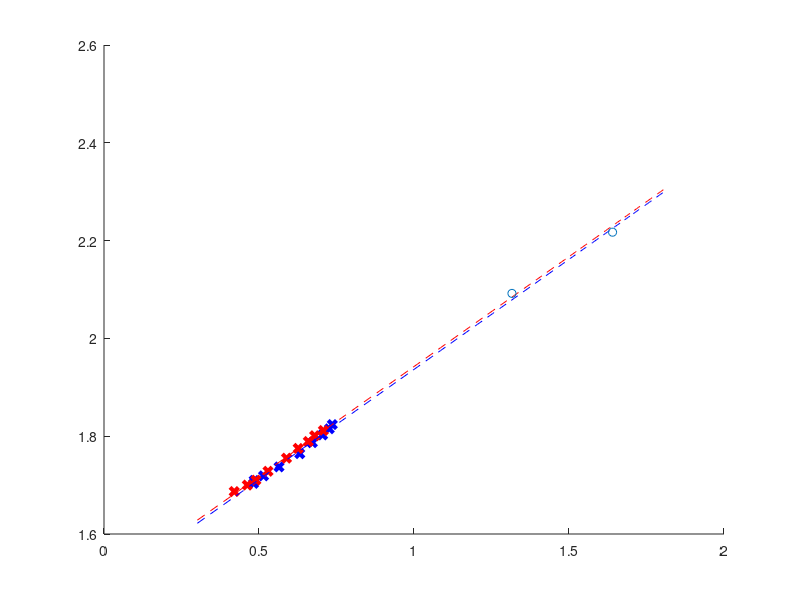

Reproduce this figure in MATLAB. (Note: this script raises an error after producing the figure.)
%The purpose of this function is to establish an empirical relation between
%length and lean mass

close all
%http://ajcn.nutrition.org/content/77/3/726.full
leanMale = load('multiCenterData.txt');
leanFemale = load('multiCenterDataFemale.txt');

leanMassMale = (leanMale(:,2) - leanMale(:,3))/1000;
leanMassFeMale = (leanFemale(:,2) - leanFemale(:,3))/1000;

logXMale= log10(leanMassMale)';
logYMale = log10(leanMale(:,5))';

logXFeMale= log10(leanMassFeMale)';
logYFeMale = log10(leanFemale(:,5))';

fatModelPolly = 1;
fatModelParamMale = polyfit(logXMale, logYMale, fatModelPolly);
fatModelParamFemale = polyfit(logXFeMale, logYFeMale, fatModelPolly);

weightValues = log10(linspace(2, 65, 100))';
model1 = zeros(length(weightValues), 1);
model2 = zeros(length(weightValues), 1); 
for i = 1:(fatModelPolly+1)
    iPoly = (fatModelPolly + 1) - i;
    model1 = model1 + fatModelParamMale(i) * weightValues.^(iPoly);
    model2 = model2 + fatModelParamFemale(i) * weightValues.^(iPoly);
end

clf
hold all
plot(logXMale, logYMale, 'bx', 'linewidth', 3)
plot(logXFeMale, logYFeMale,'rx', 'linewidth', 3)
plot(weightValues, model1, 'b--')
plot(weightValues, model2,'r--')

adultLean = [20.7 43.7];
adultLength = [123.6 164.9];

plot(log10(adultLean), log10(adultLength),'o')


legend('Male', 'Female', 'location', 'nw')
xlabel('log10(lean mass)')
ylabel('log10(height)')

hold off
figure()
clf
hold all
plot(10.^weightValues, 10.^model1,'b-');
plot(10.^weightValues, 10.^model2,'r-');
plot(adultLean, adultLength,'o')

legend('Male', 'Female', 'location', 'nw')
xlabel('Lean mass [kg]')
ylabel('Height [m]')

fatModelParamMale
fatModelParamFemale
averageModel = (fatModelParamMale + fatModelParamFemale)/2
